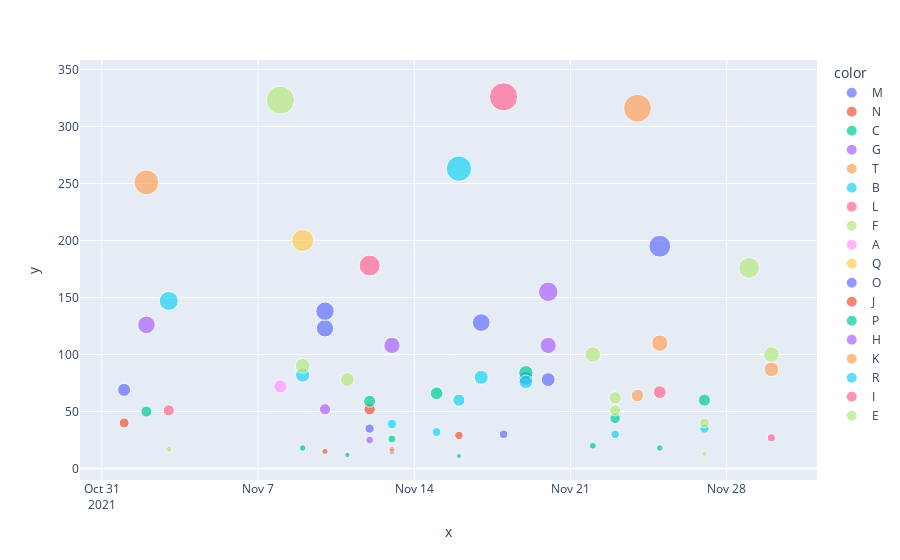

Notebook code for this chart:
### Code cell
fig = px.scatter( x=data_nov["Date"], y=data_nov["Quantity Sold Kgs"],
	         size=data_nov["Quantity Sold Kgs"], color=data_nov["Size"])
fig.show()

### Figure 1 — Plotly figure (JSON) as saved in the notebook; plotly's stock layout.template omitted (floating-point values rounded to 4 significant figures)
{"data": [{"hovertemplate": "color=M<br>x=%{x}<br>y=%{y}<br>size=%{marker.size}<extra></extra>", "legendgroup": "M", "marker": {"color": "#636efa", "size": [69, 123, 35, 15, 128, 30, 79, 78, 195], "sizemode": "area", "sizeref": 0.815, "symbol": "circle"}, "mode": "markers", "name": "M", "orientation": "v", "showlegend": true, "type": "scatter", "x": ["2021-11-01T00:00:00", "2021-11-10T00:00:00", "2021-11-12T00:00:00", "2021-11-13T00:00:00", "2021-11-17T00:00:00", "2021-11-18T00:00:00", "2021-11-19T00:00:00", "2021-11-20T00:00:00", "2021-11-25T00:00:00"], "xaxis": "x", "y": [69, 123, 35, 15, 128, 30, 79, 78, 195], "yaxis": "y"}, {"hovertemplate": "color=N<br>x=%{x}<br>y=%{y}<br>size=%{marker.size}<extra></extra>", "legendgroup": "N", "marker": {"color": "#EF553B", "size": [40], "sizemode": "area", "sizeref": 0.815, "symbol": "circle"}, "mode": "markers", "name": "N", "orientation": "v", "showlegend": true, "type": "scatter", "x": ["2021-11-01T00:00:00"], "xaxis": "x", "y": [40], "yaxis": "y"}, {"hovertemplate": "color=C<br>x=%{x}<br>y=%{y}<br>size=%{marker.size}<extra></extra>", "legendgroup": "C", "marker": {"color": "#00cc96", "size": [50, 18, 12, 26, 66, 11, 84, 20, 44, 18, 60], "sizemode": "area", "sizeref": 0.815, "symbol": "circle"}, "mode": "markers", "name": "C", "orientation": "v", "showlegend": true, "type": "scatter", "x": ["2021-11-02T00:00:00", "2021-11-09T00:00:00", "2021-11-11T00:00:00", "2021-11-13T00:00:00", "2021-11-15T00:00:00", "2021-11-16T00:00:00", "2021-11-19T00:00:00", "2021-11-22T00:00:00", "2021-11-23T00:00:00", "2021-11-25T00:00:00", "2021-11-27T00:00:00"], "xaxis": "x", "y": [50, 18, 12, 26, 66, 11, 84, 20, 44, 18, 60], "yaxis": "y"}, {"hovertemplate": "color=G<br>x=%{x}<br>y=%{y}<br>size=%{marker.size}<extra></extra>", "legendgroup": "G", "marker": {"color": "#ab63fa", "size": [126, 52, 25, 108], "sizemode": "area", "sizeref": 0.815, "symbol": "circle"}, "mode": "markers", "name": "G", "orientation": "v", "showlegend": true, "type": "scatter", "x": ["2021-11-02T00:00:00", "2021-11-10T00:00:00", "2021-11-12T00:00:00", "2021-11-20T00:00:00"], "xaxis": "x", "y": [126, 52, 25, 108], "yaxis": "y"}, {"hovertemplate": "color=T<br>x=%{x}<br>y=%{y}<br>size=%{marker.size}<extra></extra>", "legendgroup": "T", "marker": {"color": "#FFA15A", "size": [251, 316, 87], "sizemode": "area", "sizeref": 0.815, "symbol": "circle"}, "mode": "markers", "name": "T", "orientation": "v", "showlegend": true, "type": "scatter", "x": ["2021-11-02T00:00:00", "2021-11-24T00:00:00", "2021-11-30T00:00:00"], "xaxis": "x", "y": [251, 316, 87], "yaxis": "y"}, {"hovertemplate": "color=B<br>x=%{x}<br>y=%{y}<br>size=%{marker.size}<extra></extra>", "legendgroup": "B", "marker": {"color": "#19d3f3", "size": [147, 82, 39, 32, 60, 30, 35], "sizemode": "area", "sizeref": 0.815, "symbol": "circle"}, "mode": "markers", "name": "B", "orientation": "v", "showlegend": true, "type": "scatter", "x": ["2021-11-03T00:00:00", "2021-11-09T00:00:00", "2021-11-13T00:00:00", "2021-11-15T00:00:00", "2021-11-16T00:00:00", "2021-11-23T00:00:00", "2021-11-27T00:00:00"], "xaxis": "x", "y": [147, 82, 39, 32, 60, 30, 35], "yaxis": "y"}, {"hovertemplate": "color=L<br>x=%{x}<br>y=%{y}<br>size=%{marker.size}<extra></extra>", "legendgroup": "L", "marker": {"color": "#FF6692", "size": [51, 178, 67, 27], "sizemode": "area", "sizeref": 0.815, "symbol": "circle"}, "mode": "markers", "name": "L", "orientation": "v", "showlegend": true, "type": "scatter", "x": ["2021-11-03T00:00:00", "2021-11-12T00:00:00", "2021-11-25T00:00:00", "2021-11-30T00:00:00"], "xaxis": "x", "y": [51, 178, 67, 27], "yaxis": "y"}, {"hovertemplate": "color=F<br>x=%{x}<br>y=%{y}<br>size=%{marker.size}<extra></extra>", "legendgroup": "F", "marker": {"color": "#B6E880", "size": [17, 323, 90, 78, 100, 62, 40, 176, 100], "sizemode": "area", "sizeref": 0.815, "symbol": "circle"}, "mode": "markers", "name": "F", "orientation": "v", "showlegend": true, "type": "scatter", "x": ["2021-11-03T00:00:00", "2021-11-08T00:00:00", "2021-11-09T00:00:00", "2021-11-11T00:00:00", "2021-11-22T00:00:00", "2021-11-23T00:00:00", "2021-11-27T00:00:00", "2021-11-29T00:00:00", "2021-11-30T00:00:00"], "xaxis": "x", "y": [17, 323, 90, 78, 100, 62, 40, 176, 100], "yaxis": "y"}, {"hovertemplate": "color=A<br>x=%{x}<br>y=%{y}<br>size=%{marker.size}<extra></extra>", "legendgroup": "A", "marker": {"color": "#FF97FF", "size": [72], "sizemode": "area", "sizeref": 0.815, "symbol": "circle"}, "mode": "markers", "name": "A", "orientation": "v", "showlegend": true, "type": "scatter", "x": ["2021-11-08T00:00:00"], "xaxis": "x", "y": [72], "yaxis": "y"}, {"hovertemplate": "color=Q<br>x=%{x}<br>y=%{y}<br>size=%{marker.size}<extra></extra>", "legendgroup": "Q", "marker": {"color": "#FECB52", "size": [200], "sizemode": "area", "sizeref": 0.815, "symbol": "circle"}, "mode": "markers", "name": "Q", "orientation": "v", "showlegend": true, "type": "scatter", "x": ["2021-11-09T00:00:00"], "xaxis": "x", "y": [200], "yaxis": "y"}, {"hovertemplate": "color=O<br>x=%{x}<br>y=%{y}<br>size=%{marker.size}<extra></extra>", "legendgroup": "O", "marker": {"color": "#636efa", "size": [138], "sizemode": "area", "sizeref": 0.815, "symbol": "circle"}, "mode": "markers", "name": "O", "orientation": "v", "showlegend": true, "type": "scatter", "x": ["2021-11-10T00:00:00"], "xaxis": "x", "y": [138], "yaxis": "y"}, {"hovertemplate": "color=J<br>x=%{x}<br>y=%{y}<br>size=%{marker.size}<extra></extra>", "legendgroup": "J", "marker": {"color": "#EF553B", "size": [15, 52, 29], "sizemode": "area", "sizeref": 0.815, "symbol": "circle"}, "mode": "markers", "name": "J", "orientation": "v", "showlegend": true, "type": "scatter", "x": ["2021-11-10T00:00:00", "2021-11-12T00:00:00", "2021-11-16T00:00:00"], "xaxis": "x", "y": [15, 52, 29], "yaxis": "y"}, {"hovertemplate": "color=P<br>x=%{x}<br>y=%{y}<br>size=%{marker.size}<extra></extra>", "legendgroup": "P", "marker": {"color": "#00cc96", "size": [59], "sizemode": "area", "sizeref": 0.815, "symbol": "circle"}, "mode": "markers", "name": "P", "orientation": "v", "showlegend": true, "type": "scatter", "x": ["2021-11-12T00:00:00"], "xaxis": "x", "y": [59], "yaxis": "y"}, {"hovertemplate": "color=H<br>x=%{x}<br>y=%{y}<br>size=%{marker.size}<extra></extra>", "legendgroup": "H", "marker": {"color": "#ab63fa", "size": [108, 155], "sizemode": "area", "sizeref": 0.815, "symbol": "circle"}, "mode": "markers", "name": "H", "orientation": "v", "showlegend": true, "type": "scatter", "x": ["2021-11-13T00:00:00", "2021-11-20T00:00:00"], "xaxis": "x", "y": [108, 155], "yaxis": "y"}, {"hovertemplate": "color=K<br>x=%{x}<br>y=%{y}<br>size=%{marker.size}<extra></extra>", "legendgroup": "K", "marker": {"color": "#FFA15A", "size": [17, 64, 110], "sizemode": "area", "sizeref": 0.815, "symbol": "circle"}, "mode": "markers", "name": "K", "orientation": "v", "showlegend": true, "type": "scatter", "x": ["2021-11-13T00:00:00", "2021-11-24T00:00:00", "2021-11-25T00:00:00"], "xaxis": "x", "y": [17, 64, 110], "yaxis": "y"}, {"hovertemplate": "color=R<br>x=%{x}<br>y=%{y}<br>size=%{marker.size}<extra></extra>", "legendgroup": "R", "marker": {"color": "#19d3f3", "size": [263, 80, 76], "sizemode": "area", "sizeref": 0.815, "symbol": "circle"}, "mode": "markers", "name": "R", "orientation": "v", "showlegend": true, "type": "scatter", "x": ["2021-11-16T00:00:00", "2021-11-17T00:00:00", "2021-11-19T00:00:00"], "xaxis": "x", "y": [263, 80, 76], "yaxis": "y"}, {"hovertemplate": "color=I<br>x=%{x}<br>y=%{y}<br>size=%{marker.size}<extra></extra>", "legendgroup": "I", "marker": {"color": "#FF6692", "size": [326], "sizemode": "area", "sizeref": 0.815, "symbol": "circle"}, "mode": "markers", "name": "I", "orientation": "v", "showlegend": true, "type": "scatter", "x": ["2021-11-18T00:00:00"], "xaxis": "x", "y": [326], "yaxis": "y"}, {"hovertemplate": "color=E<br>x=%{x}<br>y=%{y}<br>size=%{marker.size}<extra></extra>", "legendgroup": "E", "marker": {"color": "#B6E880", "size": [51, 13], "sizemode": "area", "sizeref": 0.815, "symbol": "circle"}, "mode": "markers", "name": "E", "orientation": "v", "showlegend": true, "type": "scatter", "x": ["2021-11-23T00:00:00", "2021-11-27T00:00:00"], "xaxis": "x", "y": [51, 13], "yaxis": "y"}], "layout": {"legend": {"itemsizing": "constant", "title": {"text": "color"}, "tracegroupgap": 0}, "margin": {"t": 60}, "xaxis": {"anchor": "y", "domain": [0, 1], "title": {"text": "x"}}, "yaxis": {"anchor": "x", "domain": [0, 1], "title": {"text": "y"}}}}
